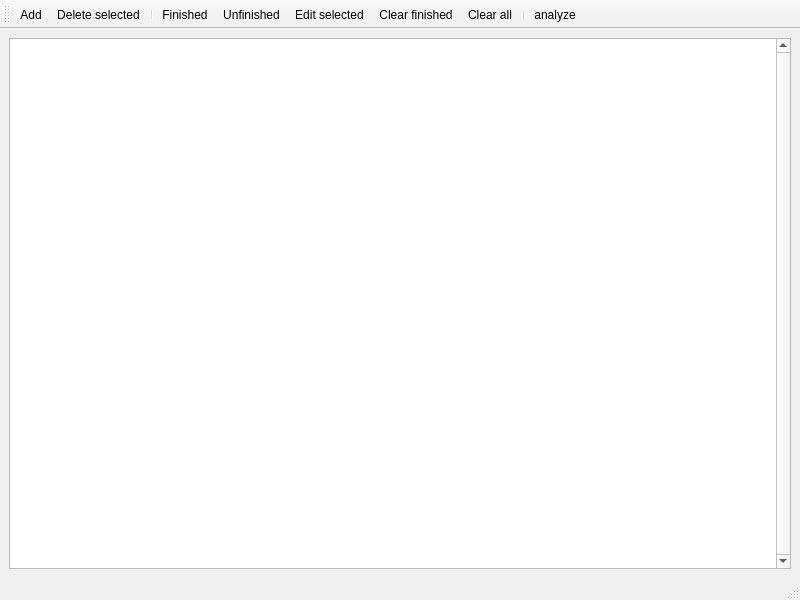
<?xml version="1.0" encoding="UTF-8"?>
<ui version="4.0">
 <class>Todolist</class>
 <widget class="QMainWindow" name="Todolist">
  <property name="geometry">
   <rect>
    <x>0</x>
    <y>0</y>
    <width>800</width>
    <height>600</height>
   </rect>
  </property>
  <property name="windowTitle">
   <string>Todolist</string>
  </property>
  <widget class="QWidget" name="centralwidget">
   <layout class="QGridLayout" name="gridLayout">
    <item row="0" column="0">
     <widget class="QTableWidget" name="tableWidget">
      <property name="enabled">
       <bool>true</bool>
      </property>
      <property name="sizePolicy">
       <sizepolicy hsizetype="Expanding" vsizetype="Expanding">
        <horstretch>0</horstretch>
        <verstretch>0</verstretch>
       </sizepolicy>
      </property>
      <property name="sizeIncrement">
       <size>
        <width>0</width>
        <height>0</height>
       </size>
      </property>
      <property name="verticalScrollBarPolicy">
       <enum>Qt::ScrollBarAlwaysOn</enum>
      </property>
      <property name="sizeAdjustPolicy">
       <enum>QAbstractScrollArea::AdjustToContents</enum>
      </property>
      <property name="horizontalScrollMode">
       <enum>QAbstractItemView::ScrollPerItem</enum>
      </property>
     </widget>
    </item>
   </layout>
  </widget>
  <widget class="QStatusBar" name="statusbar"/>
  <widget class="QToolBar" name="toolBar">
   <property name="windowTitle">
    <string>toolBar</string>
   </property>
   <property name="whatsThis">
    <string>set current todo unfinished</string>
   </property>
   <attribute name="toolBarArea">
    <enum>TopToolBarArea</enum>
   </attribute>
   <attribute name="toolBarBreak">
    <bool>false</bool>
   </attribute>
   <addaction name="actionadd"/>
   <addaction name="actiondelete_cur"/>
   <addaction name="separator"/>
   <addaction name="actionfinished"/>
   <addaction name="actionunfinished"/>
   <addaction name="actionedit"/>
   <addaction name="actionClear_finished"/>
   <addaction name="actionclear"/>
   <addaction name="separator"/>
   <addaction name="actionanalyze"/>
  </widget>
  <action name="actionadd">
   <property name="icon">
    <iconset resource="resources.qrc">
     <normaloff>:/images/images/add.png</normaloff>:/images/images/add.png</iconset>
   </property>
   <property name="text">
    <string>add</string>
   </property>
   <property name="iconText">
    <string>Add</string>
   </property>
   <property name="whatsThis">
    <string>Add new ToDo</string>
   </property>
  </action>
  <action name="actionfinished">
   <property name="icon">
    <iconset resource="resources.qrc">
     <normaloff>:/images/images/finished.png</normaloff>:/images/images/finished.png</iconset>
   </property>
   <property name="text">
    <string>finished</string>
   </property>
   <property name="iconText">
    <string>Finished</string>
   </property>
   <property name="whatsThis">
    <string>Set current Todo finished</string>
   </property>
  </action>
  <action name="actionunfinished">
   <property name="icon">
    <iconset resource="resources.qrc">
     <normaloff>:/images/images/delete.png</normaloff>:/images/images/delete.png</iconset>
   </property>
   <property name="text">
    <string>unfinished</string>
   </property>
   <property name="iconText">
    <string>Unfinished</string>
   </property>
   <property name="whatsThis">
    <string>Set current Todo unfinished</string>
   </property>
  </action>
  <action name="actiondelete_cur">
   <property name="icon">
    <iconset resource="resources.qrc">
     <normaloff>:/images/images/minus.png</normaloff>:/images/images/minus.png</iconset>
   </property>
   <property name="text">
    <string>delete_cur</string>
   </property>
   <property name="iconText">
    <string>Delete selected</string>
   </property>
   <property name="whatsThis">
    <string>Delete current Todo</string>
   </property>
  </action>
  <action name="actionclear">
   <property name="icon">
    <iconset resource="resources.qrc">
     <normaloff>:/images/images/delete_all.png</normaloff>:/images/images/delete_all.png</iconset>
   </property>
   <property name="text">
    <string>clear</string>
   </property>
   <property name="iconText">
    <string>Clear all</string>
   </property>
  </action>
  <action name="actionedit">
   <property name="icon">
    <iconset resource="resources.qrc">
     <normaloff>:/images/images/edit.png</normaloff>:/images/images/edit.png</iconset>
   </property>
   <property name="text">
    <string>edit</string>
   </property>
   <property name="iconText">
    <string>Edit selected</string>
   </property>
   <property name="whatsThis">
    <string>Edit current Todo</string>
   </property>
  </action>
  <action name="actionClear_finished">
   <property name="icon">
    <iconset resource="resources.qrc">
     <normaloff>:/images/images/clear.png</normaloff>:/images/images/clear.png</iconset>
   </property>
   <property name="text">
    <string>Clear finished</string>
   </property>
  </action>
  <action name="actionanalyze">
   <property name="icon">
    <iconset resource="resources.qrc">
     <normaloff>:/images/images/analyze.png</normaloff>:/images/images/analyze.png</iconset>
   </property>
   <property name="text">
    <string>analyze</string>
   </property>
  </action>
 </widget>
 <resources>
  <include location="resources.qrc"/>
 </resources>
 <connections/>
</ui>
